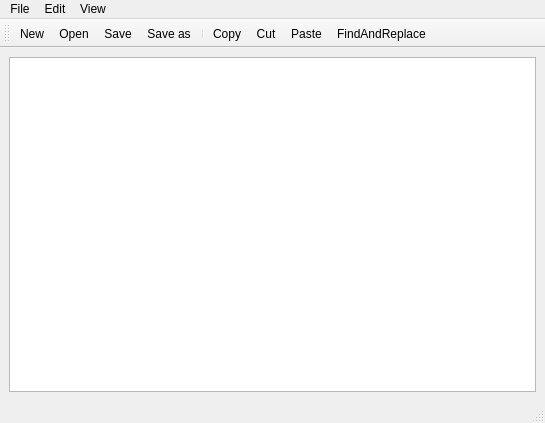
<?xml version="1.0" encoding="UTF-8"?>
<ui version="4.0">
 <class>MainWindow</class>
 <widget class="QMainWindow" name="MainWindow">
  <property name="geometry">
   <rect>
    <x>0</x>
    <y>0</y>
    <width>545</width>
    <height>423</height>
   </rect>
  </property>
  <property name="windowTitle">
   <string>MainWindow</string>
  </property>
  <widget class="QWidget" name="centralwidget">
   <layout class="QGridLayout" name="gridLayout">
    <item row="0" column="0">
     <widget class="QPlainTextEdit" name="plainTextEdit"/>
    </item>
   </layout>
  </widget>
  <widget class="QMenuBar" name="menubar">
   <property name="geometry">
    <rect>
     <x>0</x>
     <y>0</y>
     <width>545</width>
     <height>22</height>
    </rect>
   </property>
   <widget class="QMenu" name="menuFile">
    <property name="title">
     <string>File</string>
    </property>
    <addaction name="actionNew"/>
    <addaction name="actionOpen"/>
    <addaction name="actionSave"/>
    <addaction name="actionSave_as"/>
    <addaction name="separator"/>
    <addaction name="actionExit"/>
   </widget>
   <widget class="QMenu" name="menuEdit">
    <property name="title">
     <string>Edit</string>
    </property>
    <addaction name="actionCopy"/>
    <addaction name="actionCut"/>
    <addaction name="actionPaste"/>
    <addaction name="actionFindAndReplace"/>
    <addaction name="separator"/>
    <addaction name="actionSelect_None"/>
    <addaction name="actionSelect_All"/>
   </widget>
   <widget class="QMenu" name="menuView">
    <property name="title">
     <string>View</string>
    </property>
    <addaction name="actionToolbar_top"/>
    <addaction name="actionToolbar_bottom"/>
    <addaction name="actionToolbar_left"/>
    <addaction name="actionToolbar_right"/>
    <addaction name="actionMovable_toolbar"/>
    <addaction name="actionFloatable_toolbar"/>
   </widget>
   <addaction name="menuFile"/>
   <addaction name="menuEdit"/>
   <addaction name="menuView"/>
  </widget>
  <widget class="QStatusBar" name="statusbar"/>
  <widget class="QToolBar" name="toolBar">
   <property name="windowTitle">
    <string>toolBar</string>
   </property>
   <attribute name="toolBarArea">
    <enum>TopToolBarArea</enum>
   </attribute>
   <attribute name="toolBarBreak">
    <bool>false</bool>
   </attribute>
   <addaction name="actionNew"/>
   <addaction name="actionOpen"/>
   <addaction name="actionSave"/>
   <addaction name="actionSave_as"/>
   <addaction name="separator"/>
   <addaction name="actionCopy"/>
   <addaction name="actionCut"/>
   <addaction name="actionPaste"/>
   <addaction name="actionFindAndReplace"/>
  </widget>
  <action name="actionNew">
   <property name="icon">
    <iconset resource="Recources.qrc">
     <normaloff>:/files/images/new.png</normaloff>:/files/images/new.png</iconset>
   </property>
   <property name="text">
    <string>New</string>
   </property>
  </action>
  <action name="actionSave">
   <property name="icon">
    <iconset resource="Recources.qrc">
     <normaloff>:/files/images/save.png</normaloff>:/files/images/save.png</iconset>
   </property>
   <property name="text">
    <string>Save</string>
   </property>
  </action>
  <action name="actionSave_as">
   <property name="icon">
    <iconset resource="Recources.qrc">
     <normaloff>:/files/images/saveAs.png</normaloff>:/files/images/saveAs.png</iconset>
   </property>
   <property name="text">
    <string>Save as</string>
   </property>
  </action>
  <action name="actionOpen">
   <property name="icon">
    <iconset resource="Recources.qrc">
     <normaloff>:/files/images/open.png</normaloff>:/files/images/open.png</iconset>
   </property>
   <property name="text">
    <string>Open</string>
   </property>
  </action>
  <action name="actionExit">
   <property name="icon">
    <iconset resource="Recources.qrc">
     <normaloff>:/files/images/exit.png</normaloff>:/files/images/exit.png</iconset>
   </property>
   <property name="text">
    <string>Exit</string>
   </property>
  </action>
  <action name="actionCopy">
   <property name="icon">
    <iconset resource="Recources.qrc">
     <normaloff>:/files/images/copy.png</normaloff>:/files/images/copy.png</iconset>
   </property>
   <property name="text">
    <string>Copy</string>
   </property>
  </action>
  <action name="actionCut">
   <property name="icon">
    <iconset resource="Recources.qrc">
     <normaloff>:/files/images/cut.png</normaloff>:/files/images/cut.png</iconset>
   </property>
   <property name="text">
    <string>Cut</string>
   </property>
  </action>
  <action name="actionPaste">
   <property name="icon">
    <iconset resource="Recources.qrc">
     <normaloff>:/files/images/paste.png</normaloff>:/files/images/paste.png</iconset>
   </property>
   <property name="text">
    <string>Paste</string>
   </property>
  </action>
  <action name="actionSelect_All">
   <property name="icon">
    <iconset resource="Recources.qrc">
     <normaloff>:/files/images/selectAll.png</normaloff>:/files/images/selectAll.png</iconset>
   </property>
   <property name="text">
    <string>Select All</string>
   </property>
  </action>
  <action name="actionSelect_None">
   <property name="icon">
    <iconset resource="Recources.qrc">
     <normaloff>:/files/images/selectNone.png</normaloff>:/files/images/selectNone.png</iconset>
   </property>
   <property name="text">
    <string>Select None</string>
   </property>
  </action>
  <action name="actionToolbar_top">
   <property name="text">
    <string>Toolbar top</string>
   </property>
  </action>
  <action name="actionToolbar_bottom">
   <property name="text">
    <string>Toolbar bottom</string>
   </property>
  </action>
  <action name="actionToolbar_left">
   <property name="text">
    <string>Toolbar left</string>
   </property>
  </action>
  <action name="actionToolbar_right">
   <property name="text">
    <string>Toolbar right</string>
   </property>
  </action>
  <action name="actionMovable_toolbar">
   <property name="checkable">
    <bool>true</bool>
   </property>
   <property name="text">
    <string>Movable toolbar</string>
   </property>
  </action>
  <action name="actionFloatable_toolbar">
   <property name="checkable">
    <bool>true</bool>
   </property>
   <property name="text">
    <string>Floatable toolbar</string>
   </property>
  </action>
  <action name="actionFindAndReplace">
   <property name="icon">
    <iconset resource="Recources.qrc">
     <normaloff>:/files/images/replace.png</normaloff>:/files/images/replace.png</iconset>
   </property>
   <property name="text">
    <string>FindAndReplace</string>
   </property>
   <property name="shortcut">
    <string>Ctrl+R</string>
   </property>
  </action>
 </widget>
 <resources>
  <include location="Recources.qrc"/>
 </resources>
 <connections/>
</ui>
